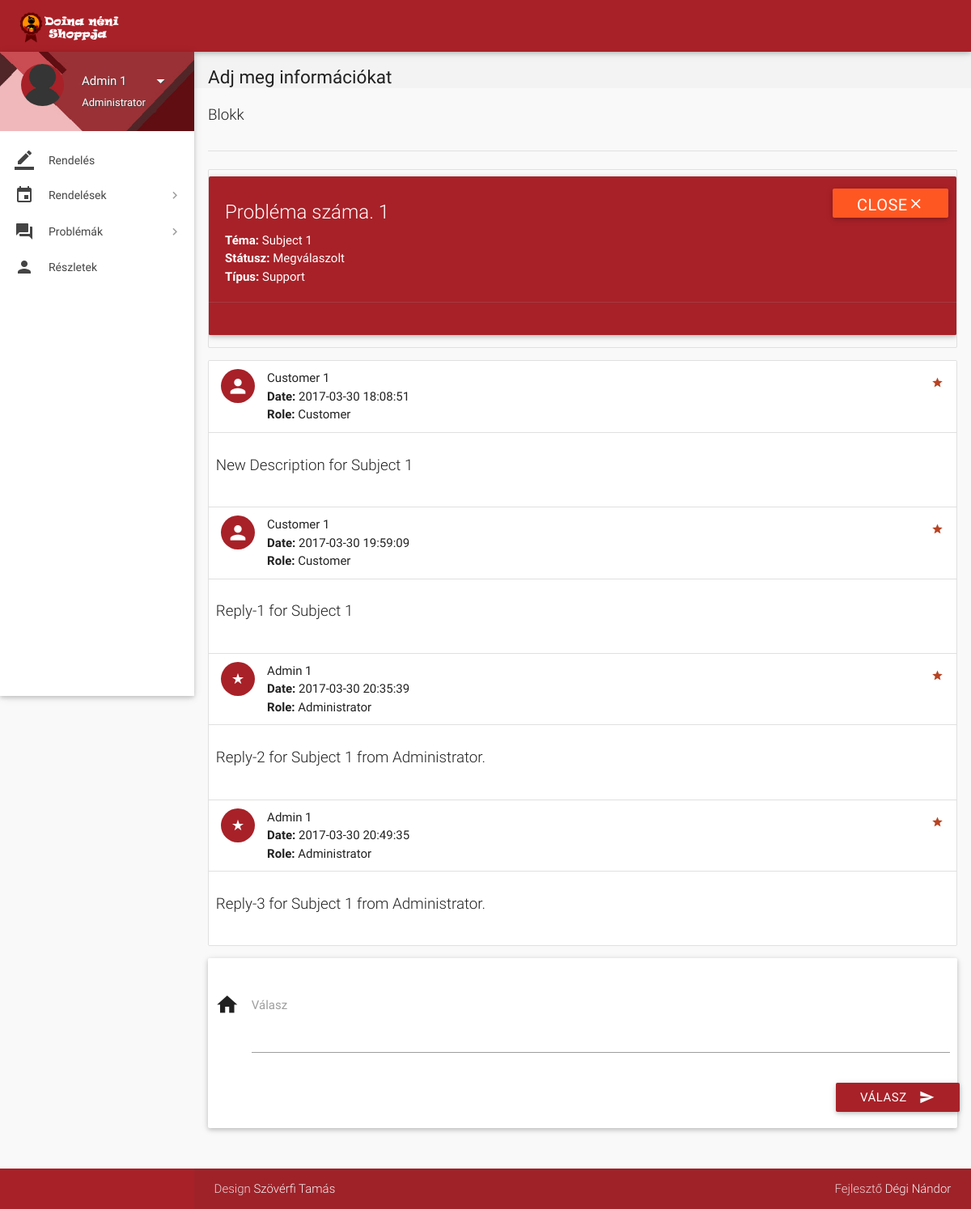
The app's page /view-ticket-admin.php?id=1 (signed in) with its own data.
### tables this page shows
CREATE TABLE `tickets` (
  `id` int(11) NOT NULL,
  `poster_id` int(11) NOT NULL,
  `subject` varchar(100) NOT NULL,
  `description` varchar(3000) NOT NULL,
  `status` varchar(12) NOT NULL DEFAULT 'Open',
  `type` varchar(30) NOT NULL DEFAULT 'Others',
  `date` datetime NOT NULL DEFAULT CURRENT_TIMESTAMP,
  `deleted` tinyint(4) NOT NULL DEFAULT '0'
);

CREATE TABLE `ticket_details` (
  `id` int(11) NOT NULL,
  `ticket_id` int(11) NOT NULL,
  `user_id` int(11) NOT NULL,
  `description` varchar(1000) NOT NULL,
  `date` datetime NOT NULL DEFAULT CURRENT_TIMESTAMP
);

CREATE TABLE `users` (
  `id` int(11) NOT NULL,
  `role` varchar(15) NOT NULL DEFAULT 'Customer',
  `name` varchar(15) NOT NULL,
  `username` varchar(10) NOT NULL,
  `password` varchar(16) NOT NULL,
  `email` varchar(35) DEFAULT NULL,
  `address` varchar(300) DEFAULT NULL,
  `contact` bigint(11) NOT NULL,
  `verified` tinyint(1) NOT NULL DEFAULT '0',
  `deleted` tinyint(4) NOT NULL DEFAULT '0'
);

### includes/connect.php (called while the page is built, shortened)
<?php
$name = $_SESSION['name'];
$role = $_SESSION['role'];
?>

### view-ticket-admin.php (the view, shortened to what this page needs)
<?php
include 'includes/connect.php';
$continue = 0;
if ($_SESSION['admin_sid'] == session_id()) {
  $ticket_id = $_GET['id'];
  $sql1 = "SELECT * FROM tickets WHERE id = $ticket_id;";
  if (mysqli_num_rows(mysqli_query($con, $sql1)) > 0) {
    $row  = $con->query($sql1)->fetch_assoc();
    $type = $row['type'];
    $subject = $row['subject'];
    $status = $row['status'];
    $continue = 1;
  } else
    $continue = 0;
}
if ($continue) {
?>
  <!DOCTYPE html>
  <html lang="en">
  <head>
    <link href="css/materialize.min.css" type="text/css" rel="stylesheet" media="screen,projection">
    <link href="css/style.min.css" type="text/css" rel="stylesheet" media="screen,projection">
    <link href="css/custom/custom.min.css" type="text/css" rel="stylesheet" media="screen,projection">
    <link href="js/plugins/perfect-scrollbar/perfect-scrollbar.css" type="text/css" rel="stylesheet" media="screen,projection">
  </head>
  <body>
    <header id="header" class="page-topbar">
      <div class="navbar-fixed">
        <nav class="navbar-color">
          <div class="nav-wrapper">
            <ul class="left">
              <li>
                <h1 class="logo-wrapper"><a href="index.php" class="brand-logo darken-1"><img src="images/logo.png" alt="logo"></a> <span class="logo-text">Logo</span></h1>
              </li>
            </ul>
          </div>
        </nav>
      </div>
    </header>
    <div id="main">
      <div class="wrapper">
        <aside id="left-sidebar-nav">
          <ul id="slide-out" class="side-nav fixed leftside-navigation">
            <li class="user-details cyan darken-2">
              <div class="row">
                <div class="col col s4 m4 l4">
                  <img src="images/avatar.jpg" alt="" class="circle responsive-img valign profile-image">
                </div>
                <div class="col col s8 m8 l8">
                  <a class="btn-flat dropdown-button waves-effect waves-light white-text profile-btn" href="#" data-activates="profile-dropdown"><?php echo $name; ?> <i class="mdi-navigation-arrow-drop-down right"></i></a>
                  <p class="user-roal"><?php echo $role; ?></p>
                </div>
              </div>
            </li>
            <li class="bold"><a href="index.php" class="waves-effect waves-cyan"><i class="mdi-editor-border-color"></i> Rendelés</a>
            </li>
            <li class="no-padding">
              <ul class="collapsible collapsible-accordion">
                <li class="bold"><a class="collapsible-header waves-effect waves-cyan"><i class="mdi-editor-insert-invitation"></i> Rendelések</a>
                </li>
              </ul>
            </li>
            <li class="no-padding">
              <ul class="collapsible collapsible-accordion">
                <li class="bold"><a class="collapsible-header waves-effect waves-cyan"><i class="mdi-action-question-answer"></i> Problémák</a>
                </li>
              </ul>
            </li>
            <li class="bold"><a href="details.php" class="waves-effect waves-cyan"><i class="mdi-social-person"></i> Részletek</a>
            </li>
          </ul>
        </aside>
        <section id="content">
          <div id="breadcrumbs-wrapper">
            <div class="container">
              <div class="row">
                <div class="col s12 m12 l12">
                  <h5 class="breadcrumbs-title">Adj meg információkat</h5>
                </div>
              </div>
            </div>
          </div>
          <div class="container">
            <p class="caption">Blokk</p>
            <div class="divider"></div>
            <div class="section">
              <?php
              echo '<ul id="task-card" class="collection with-header">
									<div id="card-alert" class="card cyan">
										<div class="card-content white-text">
										<span class="card-title white-text darken-1">Probléma száma. ' . $ticket_id . '</span>
										<p><strong>Téma: </strong>' . $subject . '</p>
										<p><strong>Státusz: </strong>' . $status . '</p>
										<p><strong>Típus: </strong>' . $type . '</p>
										</div>
										<div class="card-action cyan">
										<form method="post" action="routers/ticket-status.php">
										<input type="hidden" name="ticket_id" value="' . $ticket_id . '">
										<input type="hidden" name="status" value="' . ($status != 'Closed' ? 'Closed' : 'Open') . '">
										<button class="waves-effect waves-light deep-orange btn white-text" type="submit" name="action">'
                . ($status != 'Closed' ? 'Close<i class="mdi-navigation-close"></i>' : 'Reopen<i class="mdi-navigation-check"></i>') . '
										</button>
										</form>
										</div>
									</div>
                                </ul>';
              echo '<ul id="issues-collection" class="collection">';
              $sql1 = mysqli_query($con, "SELECT * from ticket_details WHERE ticket_id = $ticket_id;");
              while ($row1 = mysqli_fetch_array($sql1)) {
                $sql2 = "SELECT * FROM users WHERE id = " . $row1['user_id'] . ";";
                if (mysqli_num_rows(mysqli_query($con, $sql2)) > 0) {
                  $row2  = $con->query($sql2)->fetch_assoc();
                  $name = $row2['name'];
                  $role1 = $row2['role'];
                }
                echo '
								  <li class="collection-item avatar">
									  <i class="' . ($role1 == 'Administrator' ? 'mdi-action-star-rate' : 'mdi-social-person') . ' cyan circle"></i>
									  <span class="collection-header"> ' . $name . '</span>
									  <p><strong>Date:</strong> ' . $row1['date'] . '</p>
									  <p><strong>Role:</strong> ' . $role1 . '</p>
									  <a href="#" class="secondary-content">
									  <i class="mdi-action-grade"></i></a>
								  </li>
								  <li class="collection-item">
									  <div class="row">
									  <p class="caption">' . $row1['description'] . '</p>
									  </div>
									  </li>';
              }
              echo '</ul>';
              if ($status != 'Closed') {
                echo '
							  <div class="card-panel">
                  <div class="row">
                    <form class="formValidate" id="formValidate" method="post" action="routers/ticket-message.php" novalidate="novalidate" class="col s12">
                      <div class="row">
					  <input type="hidden" name="role" value="' . $role . '">
					  <input type="hidden" name="ticket_id" value="' . $ticket_id . '">
                        <div class="input-field col s12">
                          <i class="mdi-action-home prefix"></i>
                          <textarea name="message" id="message" class="materialize-textarea validate" data-error=".errorTxt1"></textarea>
                          <label for="message" class="">Válasz</label>
						  <div class="errorTxt1"></div>
                        </div>
                        <div class="row">
                          <div class="input-field col s12">
                            <button class="btn cyan waves-effect waves-light right" type="submit" name="action">Válasz
                              <i class="mdi-content-send right"></i>
                            </button>
                          </div>
                        </div>
                      </div>
                    </form>
                  </div>
                </div>';
              }
              ?>
            </div>
          </div>
      </div>
    </div>
    <footer class="page-footer">
      <div class="footer-copyright">
        <div class="container">
          <span>Design <a class="grey-text text-lighten-4" href="#" target="_blank">Szövérfi Tamás</a></span>
          <span class="right"> Fejlesztő <a class="grey-text text-lighten-4" href="#">Dégi Nándor</a></span>
        </div>
      </div>
    </footer>
  </body>
  </html>
<?php
} else {
  if ($_SESSION['customer_sid'] == session_id()) {
    header("location:tickets.php");
  } else {
    header("location:login.php");
  }
}
?>

### records on screen
tickets: subject "Subject 1", status "Megválaszolt", type "Support"
ticket_details: user.name "Customer 1", date "2017-03-30 18:08:51", user.role "Customer", description "New Description for Subject 1"
ticket_details: user.name "Customer 1", date "2017-03-30 19:59:09", user.role "Customer", description "Reply-1 for Subject 1"
ticket_details: user.name "Admin 1", date "2017-03-30 20:35:39", user.role "Administrator", description "Reply-2 for Subject 1 from Administrator."
ticket_details: user.name "Admin 1", date "2017-03-30 20:49:35", user.role "Administrator", description "Reply-3 for Subject 1 from Administrator."

### other values on screen
$name "Admin 1"
$role "Administrator"
$ticket_id "1"
